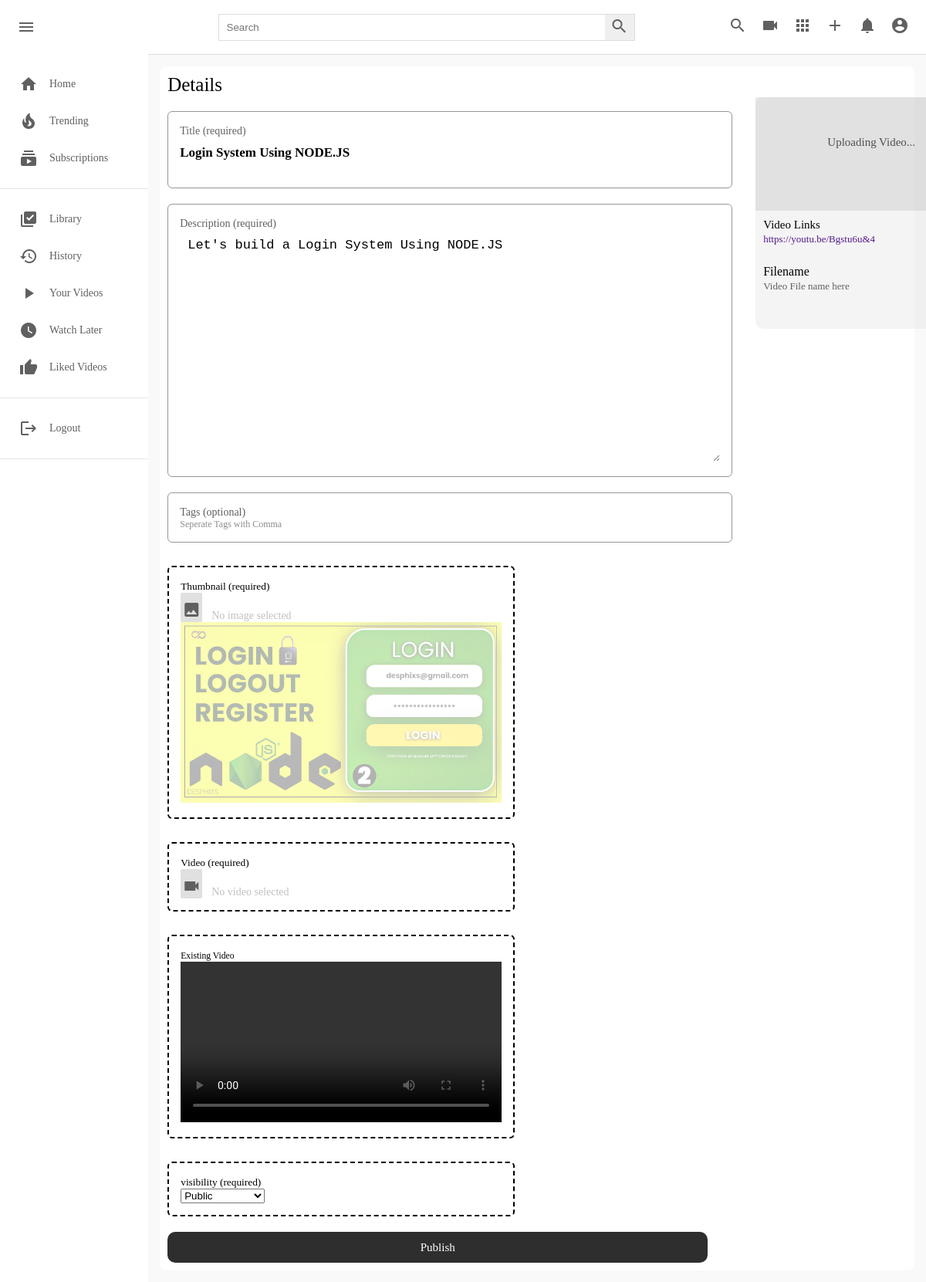
/c/channel/edit-video/1/2/ (signed in), run on the app's committed database.
### core/models.py (models this page shows, shortened)
class Video(models.Model):
    video = models.FileField(upload_to=user_directory_path)
    image = models.ImageField(upload_to=user_directory_path, null=True, blank=True)
    title = models.CharField(max_length=100)
    description = models.TextField(null=True, blank=True)
    tags = TaggableManager()
    date = models.DateTimeField(auto_now_add=True)
    visibility = models.CharField(choices=VISIBILITY, max_length=100, default="public")
    user = models.ForeignKey(User, on_delete=models.SET_NULL, null=True)
    views = models.PositiveIntegerField(default=0)
    likes = models.ManyToManyField(User, related_name="likes")
    featured = models.BooleanField(default=False)

### channel/views.py (the view)
# urls.py: path("channel/edit-video/<channel_id>/<video_id>/", views.video_edit, name="video-edit"),
@login_required
def video_edit(request, channel_id, video_id):
    video = Video.objects.get(id=video_id)
    channel = Channel.objects.get(id=channel_id)
    user = request.user
    if request.method == "POST":
        form = VideoForm(request.POST, request.FILES, instance=video)
        if form.is_valid():
            new_form = form.save(commit=False)
            new_form.user = user
            new_form.save()
            form.save_m2m()
            messages.success(request, f"Video Edited Successfully.")
            return redirect("studio")
    else:
        form = VideoForm(instance=video)
    context = {
        "form":form,
        "video":video,
    }
    return render(request, "channel/upload-video.html", context)

### channel/forms.py
class VideoForm(forms.ModelForm):
    title = forms.CharField(widget=forms.TextInput(attrs={'id':"title", 'onkeyup':"titleValidate()"}))
    description = forms.CharField(widget=forms.Textarea(attrs={'id':"description", 'onkeyup':"desc_validate()"}))
    image = forms.ImageField(widget=forms.FileInput(attrs={'class':"file"}))
    video = forms.FileField(widget=forms.FileInput(attrs={'class':"file"}))
    class Meta:
        model = Video
        fields = ['video', 'image', 'title', 'description', 'tags', 'visibility']

### templates/channel/upload-video.html (shortened to what this page needs)
{% extends 'base.html' %}
{% load static %}
{% block style %} <link rel="stylesheet" href="{% static 'css/style.css' %}" type="text/css">{% endblock style %}
{% block content %}
<div class="mainBody">
    {% include 'partials/sidebar.html' %}
    <div class="videos">
        <form action="" method="POST" enctype="multipart/form-data">
            <div class="upload-content">
                <div class="left-video">
                    <h4>Details</h4>
                    <div class="input-div">
                        <span>Title (required)  </span><br>
                        {{form.title}}
                    </div>
                    <div class="desc-div">
                        <span>Description (required)  </span> <br>
                        {{form.description}}
                    </div>
                    <div class="tags-div">
                        <span>Tags (optional) </span> <br>
                        <p>Seperate Tags with Comma</p>
                    </div>
                    <div class="video-div file-input" id="file-input">
                        <small>Thumbnail (required) </small> <br>
                        <span class='button'><i class="material-icons">image</i></span>
                        <span class='label' data-js-label>No image selected</label> <br>
                        <img src="{{ video.image.url }}" style="width: 100%;" alt="">
                    </div>
                    <div class="video-div file-input">
                        <small>Video (required) </small> <br>
                        <span class='button'><i class="material-icons">videocam</i></span>
                        <span class='label' data-js-label>No video selected</label>
                        </div>
                        {% if video.video.url %}
                        <div class="video-div file-input">
                            <span><small style="color: black;">Existing Video</small></span>
                        <video style="width: 100%;" controls>
                            <source style="width: 100%;" type="video/mp4" src="{{ video.video.url }}">
                        </video>
                        </div>
                        {% endif %}
                    <div class="video-div file-input">
                        <small>visibility (required) </small> <br>
                        {{form.visibility}}
                    </div>
                    <div class="upload-btn-div">
                        <button type="submit" class="upload-btn">Publish</button>
                    </div>
                </div>
                <div class="right-video">
                    <div class="r-thumb">
                        <div class="uploading-video">
                            <h5>Uploading Video...</h5>
                        </div>
                        <div class="video-details">
                                <h5>Video Links</h5>
                                <a href="">https://youtu.be/Bgstu6u&4</a>
                                <h4>Filename</h4>
                                <span >Video File name here</span>
                        </div>
                    </div>
                </div>
            </div>
        </form>
    </div>
</div>
{% endblock content %}

### static/css/style.css (style rules this page uses)
* { margin: 0; padding: 0; box-sizing: border-box; }
body { font-family: poppins; }
.material-icons { color: rgb(96, 96, 96); }
.mainBody { height: calc(100vh - 70px); display: flex; overflow: hidden; }
.videos { background-color: #f9f9f9; width: 100%; height: 100%; padding: 15px 15px; border-top: 1px solid #ddd; overflow-y: scroll; }
.title a, span { text-decoration: none; color: rgb(96, 96, 96); font-size: 14px; }
.about-right h4, h5 { margin-bottom: 20px; margin-top: 20px; font-size: 15px; font-weight: normal; }
a { text-decoration: none; }
.upload-content { background-color: #fff; border-radius: 10px; display: flex; justify-content: space-between; }
.left-video { padding: 10px; }
.left-video h4 { font-size: 25px; font-weight: 500; }
.left-video .input-div { border: 1px solid rgba(0, 0, 0, 0.411); padding: 15px 15px; border-radius: 6px; margin-top: 20px; margin-bottom: 10px; }
.input-div input { border: none; font-weight: bold; height: 40px; outline: none; width: 100%; font-size: 17px; font-family: poppins; }
.input-div span { margin-top: 0px; color: rgba(0, 0, 0, 0.616); }
.left-video .desc-div { border: 1px solid rgba(0, 0, 0, 0.411); padding: 15px 15px; border-radius: 6px; margin-top: 20px; margin-bottom: 10px; }
.desc-div textarea { border: none; padding: 10px; font-size: 17px; outline: none; width: 700px; height: 300px; }
.left-video .tags-div { border: 1px solid rgba(0, 0, 0, 0.411); padding: 15px 15px; border-radius: 6px; margin-top: 20px; margin-bottom: 10px; }
.tags-div p { margin-top: 0px; color: rgba(0, 0, 0, 0.452); font-size: 12px; }
.left-video .video-div { padding: 15px 15px; border-radius: 6px; margin-top: 20px; margin-bottom: 10px; }
.video-div span { margin-top: 0px; color: rgba(218, 218, 218, 0.808); }
.right-video { padding: 20px; margin-right: 50px; }
.r-thumb { width: 300px; border-radius: 10px; height: 300px; border-radius: 10px; background-color: rgba(214, 214, 214, 0.274); }
.r-thumb .uploading-video { width: 100%; height: 49%; text-align: center; background-color: rgba(182, 182, 182, 0.308); }
.uploading-video h5 { padding-top: 50px; color: rgb(80, 80, 80); }
.video-details { padding: 0; margin: 0; padding: 10px; }
.video-details h5 { margin-bottom: 0; margin-top: 0; }
.video-details a { font-size: 13px; }
.video-details h4 { margin-bottom: 0; margin-top: 25px; font-weight: normal; }
.video-details span { font-size: 13px; }
.upload-btn-div { width: 700px; margin-top: 10px; }
.upload-btn { width: 100%; height: 40px; border-radius: 10px; border: none; background-color: rgb(46, 46, 46); color: white; font-size: 15px; font-family: poppins; transition: 0.5s; }
.file-input { display: inline-block; text-align: left; padding: 16px; width: 450px; position: relative; align-items: center; border-radius: 3px; border: dashed black 2px; }
.file-input > .button { display: inline-block; cursor: pointer; background: rgb(224, 224, 224); padding: 0px 2px; padding-top: 10px; border-radius: 2px; margin-right: 8px; }
.file-input > .label { color: #333; white-space: nowrap; opacity: .3; }

### templates/base.html (style rules this page uses)
a { text-decoration: none; }

### data on the page
Video: title "Login System Using NODE.JS", description "Let's build a Login System Using NODE.JS", image (picture), visibility "Public"
